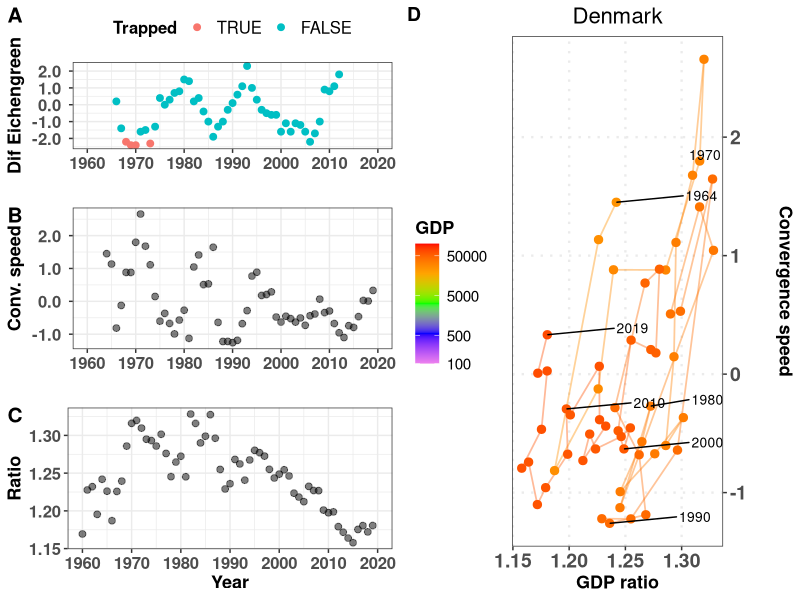
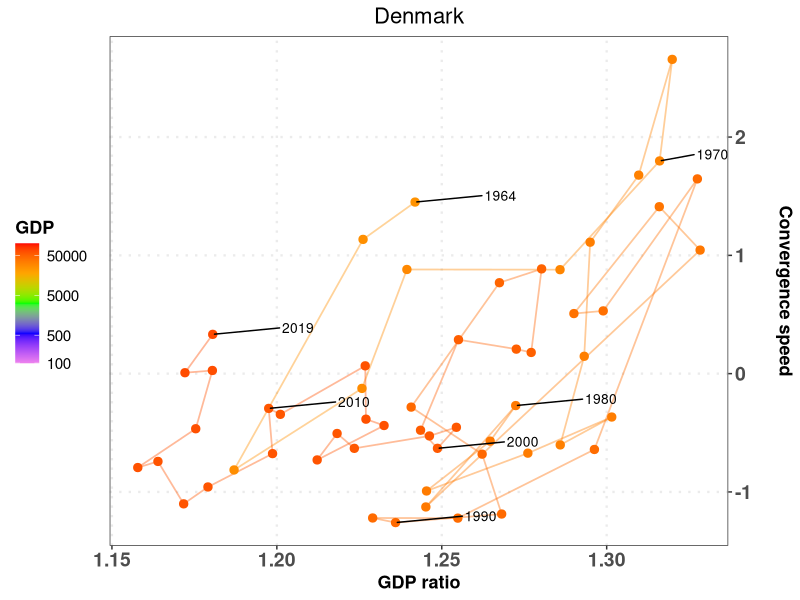
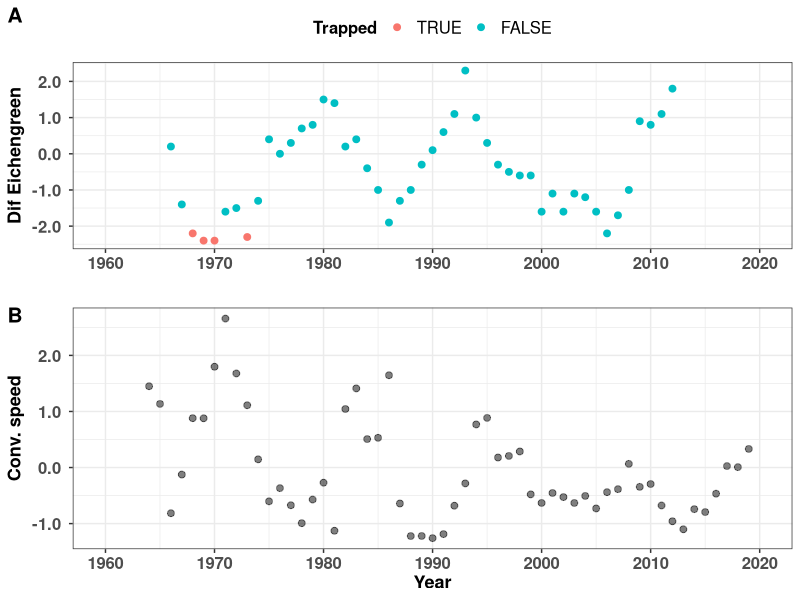

Generate these figures, in order, with R:
# Script to generate all magnitudes
# 
# List lcriteria allows to choose GDP, GNI or both
#
# Author: Javier Garcia-Algarra
# August 2021
# 
# set print_indiv to TRUE to procude all plots
# set print_tiff to print the ALL plot in that format
#
# Inputs:  data/GDP2010_WB.csv    GNIS.csv
#          config_data/config_plots.csv
#          config_data/criteria.txt
# Results: data/all_speeds_criteria.csv
#          figs/countries

library(ggplot2)
library(ggrepel)
library(cowplot)
library(patchwork)
library(zoo)

# Function to format axis labels
scaleFUN <- function(x) sprintf("%2.1f ", x)

criteria <- read.table("config_data/criteria.txt")
lcriteria <- criteria$V1

configuration_file <- read.table("config_data/config_plots.csv", sep=";", header=TRUE)
if (configuration_file$CountryCode == "MSCI"){           # Plot MSCI countries
  countries_msci <- read.csv("data/countries_msci.csv")
  lcountrycode <- countries_msci$ISOCode
} else 
  lcountrycode <- configuration_file$CountryCode

print_indiv <- configuration_file$print_indiv      # Print individual files
print_tiff <- configuration_file$print_tiff        # Produce tiff files. Be careful, each tiff file weights 24 MB!

USA_perc_middle_GNI <- 0.3
USA_perc_middle_GDP <- 0.5
gap_widening <- 0
mmovper <- 5
last_year_Ecihengreen <- 2013
tdir1 <- "figs"
tdir <- paste0(tdir1,"/countries")
if (!dir.exists(tdir))
  dir.create(tdir1)
  dir.create(tdir)

for (criteria in lcriteria)
{
  count_countries <- 0
  if (criteria == "GDP")
    USA_perc_middle <- USA_perc_middle_GDP
  else
    USA_perc_middle <- USA_perc_middle_GNI
  for (countrycode in lcountrycode)
  {
    count_countries <- count_countries + 1
    print(paste(countrycode,criteria))
    if (criteria == "GNI"){
      DATA_WB <- read.csv("data/GNIS.csv")
    } else
      DATA_WB <- read.delim2("data/GDP2010_WB.csv")
    rawdata <- DATA_WB[DATA_WB$Country.Code==countrycode,]
    usadata <- DATA_WB[DATA_WB$Country.Name=="United States",]
    country <- DATA_WB[DATA_WB$Country.Code==countrycode,]$Country.Name
    datos_pais <- data.frame("Year"=seq(1960,2019))
    datos_pais$Magnitude = 0
    datos_pais$growth = 0
    datos_pais$gb = 0
    datos_pais$ga = 0
    datos_pais$dif = 0
    datos_pais$dgrowth_dt = 0
    datos_pais$USAMagnitude = 0
    datos_pais$ratio = 0
    datos_pais$dratio_dt = 0
    datos_pais$dratio_dt_mmov = 0
    datos_pais$dratio_dt2_mmov = 0
    period_calc = 7
    for (i in 1960:2020){
      datos_pais$Magnitude[i-(1960)] <- as.numeric(rawdata[,4+i-1960])
      datos_pais$USAMagnitude[i-(1960)] <- as.numeric(usadata[,4+i-1960]) # USA GDP or GNI
      datos_pais$ratio[i-(1960)] <- datos_pais$Magnitude[i-(1960)]/datos_pais$USAMagnitude[i-(1960)]
    }
    for (j in 2:nrow(datos_pais))
      datos_pais$growth[j] <- 100*(datos_pais$Magnitude[j] - datos_pais$Magnitude[j-1])/
                              (datos_pais$Magnitude[j-1])  # Magnitude growth
    for (j in 2:(nrow(datos_pais))){
      datos_pais$dgrowth_dt[j] <- (datos_pais$growth[j+1] - datos_pais$growth[j])
      # Gap closing speed
      datos_pais$dratio_dt[j] <- 100*(datos_pais$ratio[j] - datos_pais$ratio[j-1])
      }
    datos_pais$dratio_dt_mmov <- rollmean(datos_pais$dratio_dt, mmovper, fill = NA,  align = "right")
    #datos_pais$dratio_dt2_mmov<- rollmean(datos_pais$dratio_dt2, mmovper_acc, fill = NA,  align = "right")
    
    for (j in 2:(nrow(datos_pais)))
      datos_pais$dratio_dt2_mmov[j] <- (datos_pais$dratio_dt_mmov[j] - datos_pais$dratio_dt_mmov[j-1])
    # criteria Eichengreen
    for (j in period_calc:nrow(datos_pais))
      datos_pais$gb[j] <- sum(datos_pais$growth[(j-(period_calc-1)):j])/period_calc
    for (j in 1:(nrow(datos_pais)-period_calc))
      datos_pais$ga[j] <- sum(datos_pais$growth[(j+1):(j+(period_calc))])/period_calc
    for (j in 1:nrow(datos_pais))
      datos_pais$dif[j] <- datos_pais$ga[j]-datos_pais$gb[j]
    datosplot <- datos_pais[period_calc:(nrow(datos_pais)-period_calc),]
    datosplot$Trapped = FALSE
    mingb = 3.5
    mindif = -2
    minMagnitude = 5000
    limityears <- c(1960,2020)
    yearlabels <- seq(1960,2020,by=10) 
    datosplot$gb = (floor(datosplot$gb* 10)+1)/10
    datosplot$dif = (floor(datosplot$dif* 10)+1)/10
    for (k in 1:nrow(datosplot)){
      datosplot$Trapped[k] = (datosplot$Magnitude[k]>minMagnitude) & (datosplot$gb[k]>=mingb) & (datosplot$dif[k] <= mindif)
    }
    pEichen <- ggplot(data= datosplot, aes(x=Year,y=dif,color=Trapped))+
         geom_point(size=2)+ylab(paste("Dif Eichengreen"))+xlab("")+
         scale_color_discrete(limits = c('TRUE', 'FALSE'))+
         scale_x_continuous(limits=limityears,breaks=yearlabels,labels=yearlabels)+ 
         scale_y_continuous(labels=scaleFUN)+
         theme_bw()+ 
         theme(legend.position="top",
               legend.title = element_text(face="bold", size=12),
               legend.text = element_text( size=12),
            axis.text.y = element_text(face="bold", size=12),
            axis.text.x = element_text(face="bold", size=12),
            axis.title.x = element_text(face="bold", size=13),
            axis.title.y  = element_text(face="bold", size=13))
    
    datosEich <- datos_pais[(datos_pais$Year >= min(datosplot$Year))&
                              (datos_pais$Year<last_year_Ecihengreen),]
    datosEich <- datos_pais 
    pconvergencespeed <- ggplot(data= datosEich, aes(x=Year,y=dratio_dt_mmov))+
      geom_point(size=2,col="black",alpha=0.5)+ylab(paste("Conv. speed"))+
      scale_x_continuous(limits=limityears,breaks=yearlabels,labels=yearlabels)+
      scale_y_continuous(labels=scaleFUN)+
      theme_bw()+ xlab("")+
      theme(axis.text.y = element_text(face="bold", size=12),
            axis.text.x = element_text(face="bold", size=12),
            axis.title.x = element_text(face="bold", size=13),
            axis.title.y  = element_text(face="bold", size=13))
    
    pratio <- ggplot(data= datosEich, aes(x=Year,y=ratio))+
      geom_point(size=2,col="black",alpha=0.5)+ylab(paste("Ratio"))+
      scale_x_continuous(limits=limityears, breaks=yearlabels,labels=yearlabels)+
      theme_bw() + xlab("Year")+
      theme(axis.text.y = element_text(face="bold", size=12),
                                axis.text.x = element_text(face="bold", size=12),
                                axis.title.x = element_text(face="bold", size=13),
                                axis.title.y  = element_text(face="bold", size=13))
    
    datosEich$signacc <- datosEich$dratio_dt2_mmov > gap_widening
    pacc <- ggplot(data= datosEich, aes(x=Year,y=dratio_dt2_mmov,col=signacc))+
      geom_point(size=2)+ylab(paste("Conv. accel."))+
      scale_x_continuous(limits=limityears, breaks=yearlabels,labels=yearlabels)+
      scale_y_continuous(labels=scaleFUN)+
      geom_hline(yintercept=gap_widening, color="red",linetype = "dotted",size=0.6) +
      theme_bw() + xlab("Year")+
      theme(legend.position = "none",
            axis.text.y = element_text(face="bold", size=12),
            axis.text.x = element_text(face="bold", size=12),
            axis.title.x = element_text(face="bold", size=13),
            axis.title.y  = element_text(face="bold", size=13))
    
    pizda <- plot_grid(
      pEichen, pconvergencespeed, pratio, labels=c("A","B","C"),
      label_size = 15,
      ncol = 1
    )
    
    datos_pais$Country = country
    datos_pais$CountryCode = rawdata$Country.Code[1]
    if (print_indiv){
      ppi <- 300

      my_breaks <- c(100,500,1000,2500,5000,10000,20000,50000)
      my_breaks <- c(100,500,5000,50000)
      datos_speed <- datos_pais[!is.na(datos_pais$dratio_dt_mmov),]
      pratiospeed <- ggplot(data=datos_speed) +
        geom_path(
          aes(y = dratio_dt_mmov, x = ratio, colour=Magnitude),alpha=0.4,size = 0.6,
          arrow = arrow(length = unit(0.1, "cm"),type="closed"))+
        geom_point(aes(y = dratio_dt_mmov, x = ratio, colour=Magnitude),size=2.5,
                  alpha=1) +
        scale_color_gradientn(name=criteria,colours=c("violet","blue","green","orange","red"),trans="log",
                                                      breaks = my_breaks, labels = my_breaks,limits=c(100,100000))+
       # geom_hline(yintercept=gap_widening, color="red",linetype = "dotted",size=0.3) +
        geom_text_repel(data=subset(datos_speed,(Year%%10 == 0) | (Year==max(Year)) | (Year==min(Year))),
                    aes(label=Year,y = dratio_dt_mmov, x = ratio), 
                    hjust=-2,vjust=-0.2, size=3.5, color= "black" ) + 
       # scale_x_sqrt(breaks = c(0.01, 0.1, 0.3, 0.5,1))+
        scale_y_continuous(position = "right")+
        ylab("Convergence speed\n") + xlab(paste(criteria,"ratio"))+
        theme_bw()+theme(panel.grid.minor = element_blank(),
                         panel.grid.major = element_line(size = 0.8,linetype = "dotted"),
                         legend.title = element_text(face="bold", size=13),
                         legend.text = element_text( size=11),
                         legend.position = "left",
                         plot.title = element_text(hjust = 0.5,size=16),
                         axis.text.y = element_text(face="bold", size=14),
                         axis.text.x = element_text(face="bold", size=14),
                         axis.title.x = element_text(face="bold", size=13),
                         axis.title.y  = element_text(face="bold", size=13))
      if ((min(datos_speed$ratio) < 1.1*USA_perc_middle) & (max(datos_speed$ratio) > USA_perc_middle))
         pratiospeed <- pratiospeed + geom_vline(xintercept=USA_perc_middle, color="red",linetype = "dotted",size=0.3)
     
      wplot <- 13
      hplot <- 7
      nfile <- paste0(tdir,"/ALL_",country,"_",criteria,"_",mmovper)
      prattitle <- pratiospeed+ ggtitle(country)
      png(paste0(nfile,".png"), width=wplot*ppi, height=hplot*ppi, res=ppi)
      todo <- plot_grid(
        pizda,prattitle,labels=c(" ","D"),
        label_size = 14,
        ncol = 2
        )#+plot_annotation(title = paste(country,criteria),
        #                  theme = theme(plot.title = element_text(size = 18)))
      print(todo)
      dev.off()
      
      if (print_tiff){
        tiff(paste0(nfile,".tiff"), width=wplot*ppi, height=hplot*ppi,res=ppi)
        print(todo)
        dev.off()
      }
      
      wplot <- 8
      hplot <- 7
      nfile <- paste0(tdir,"/PHASE_",country,"_",criteria,"_",mmovper)
      png(paste0(nfile,".png"), width=wplot*ppi, height=hplot*ppi, res=ppi)
      print(prattitle)
      dev.off()
      
      if (print_tiff){
        tiff(paste0(nfile,".tiff"), width=wplot*ppi, height=hplot*ppi,res=ppi)
        print(prattitle)
        dev.off()
      }
      
      wplot <- 7
      hplot <- 6
      nfile <- paste0(tdir,"/TIMELINE_",country,"_",criteria,"_",mmovper)
      png(paste0(nfile,".png"), width=wplot*ppi, height=hplot*ppi, res=ppi)
      ptimes <- plot_grid(
        pEichen, pconvergencespeed+xlab("Year"), labels=c("A","B"),
        label_size = 15,
        ncol = 1
      )      
      
      if (print_tiff){
        tiff(paste0(nfile,".tiff"), width=wplot*ppi, height=hplot*ppi,res=ppi)
        print(ptimes)
        dev.off()
      }
      
      
      print(ptimes)
      dev.off()
    }
    if (count_countries == 1)
      datos_all <- datos_pais
    else
      datos_all <- rbind(datos_all,datos_pais)
  }

  refx <- USA_perc_middle
  refy <- 0
  lp <- unique(datos_all$Country)
  datadist <- data.frame("Country"=c(),"CountryCode"=c(),"distX"=c(),"distY"=c())
  for (k in lp){
    clean_data <- datos_all[(datos_all$Country == k) & !is.na(datos_all$ratio) & 
                            !is.na(datos_all$dratio_dt_mmov),]
    datosx <- datos_all[(datos_all$Country == k) & !is.na(datos_all$ratio),]$ratio
    datosy <- datos_all[(datos_all$Country == k) & !is.na(datos_all$dratio_dt_mmov),]$dratio_dt_mmov
    datadist <- rbind(datadist,data.frame("Country"=k,"CountryCode"= clean_data$CountryCode[1],
                                          "distX"=mean(clean_data$ratio),
                      "distY"=mean(clean_data$dratio_dt_mmov)))
  }
  
  datos_total <- subset(datos_all,select=-c(ga,gb))
  if (length(lcountrycode)>1)  # to avoid accidental overwriting when testing with a short list
     write.csv(datos_total,paste0("data/all_speeds_",criteria,".csv"),row.names = FALSE)
     remove("datos_total")

  
}
